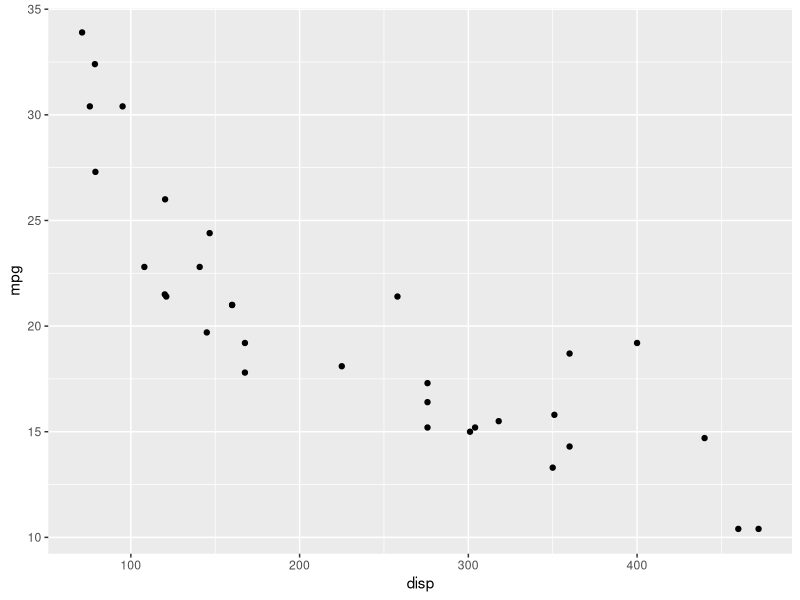
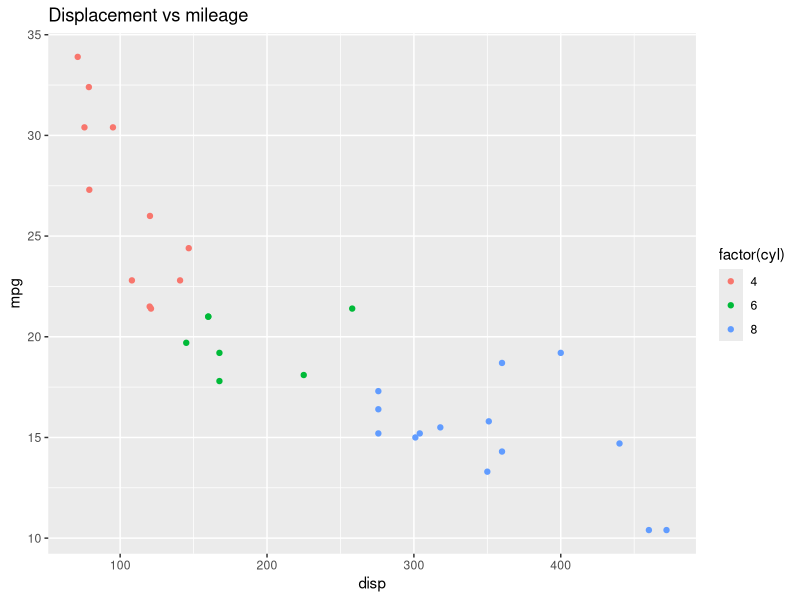

Reproduce these figures in R, in order.
# Chapter exercises verification (run from repo root).
library(ggplot2)
p1 <- ggplot(mtcars) + geom_point(aes(disp, mpg))
p2 <- ggplot(mtcars) + geom_point(aes(disp, mpg, color = factor(cyl))) + labs(title = "Displacement vs mileage")
invisible(lapply(list(p1, p2), ggplot_build))
stopifnot(nrow(mtcars) == 32)
message("ch-quicktour OK")
